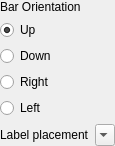
                <widget class="QWidget" name="scrollAreaWidgetContents_8">
                 <property name="geometry">
                  <rect>
                   <x>0</x>
                   <y>0</y>
                   <width>98</width>
                   <height>132</height>
                  </rect>
                 </property>
                 <layout class="QVBoxLayout" name="verticalLayout_3">
                  <property name="leftMargin">
                   <number>0</number>
                  </property>
                  <property name="topMargin">
                   <number>0</number>
                  </property>
                  <property name="rightMargin">
                   <number>0</number>
                  </property>
                  <property name="bottomMargin">
                   <number>0</number>
                  </property>
                  <item>
                   <widget class="QFrame" name="mBarOptionsFrame">
                    <property name="frameShape">
                     <enum>QFrame::NoFrame</enum>
                    </property>
                    <property name="frameShadow">
                     <enum>QFrame::Plain</enum>
                    </property>
                    <layout class="QVBoxLayout" name="verticalLayout_4">
                     <property name="leftMargin">
                      <number>0</number>
                     </property>
                     <property name="topMargin">
                      <number>0</number>
                     </property>
                     <property name="rightMargin">
                      <number>0</number>
                     </property>
                     <property name="bottomMargin">
                      <number>0</number>
                     </property>
                     <item>
                      <widget class="QLabel" name="label_5">
                       <property name="text">
                        <string>Bar Orientation</string>
                       </property>
                      </widget>
                     </item>
                     <item>
                      <widget class="QRadioButton" name="mOrientationUpButton">
                       <property name="text">
                        <string>Up</string>
                       </property>
                       <property name="checked">
                        <bool>true</bool>
                       </property>
                       <attribute name="buttonGroup">
                        <string notr="true">mOrientationButtonGroup</string>
                       </attribute>
                      </widget>
                     </item>
                     <item>
                      <widget class="QRadioButton" name="mOrientationDownButton">
                       <property name="text">
                        <string>Down</string>
                       </property>
                       <attribute name="buttonGroup">
                        <string notr="true">mOrientationButtonGroup</string>
                       </attribute>
                      </widget>
                     </item>
                     <item>
                      <widget class="QRadioButton" name="mOrientationRightButton">
                       <property name="text">
                        <string>Right</string>
                       </property>
                       <attribute name="buttonGroup">
                        <string notr="true">mOrientationButtonGroup</string>
                       </attribute>
                      </widget>
                     </item>
                     <item>
                      <widget class="QRadioButton" name="mOrientationLeftButton">
                       <property name="text">
                        <string>Left</string>
                       </property>
                       <attribute name="buttonGroup">
                        <string notr="true">mOrientationButtonGroup</string>
                       </attribute>
                      </widget>
                     </item>
                    </layout>
                   </widget>
                  </item>
                  <item>
                   <widget class="QFrame" name="mTextOptionsFrame">
                    <property name="frameShape">
                     <enum>QFrame::NoFrame</enum>
                    </property>
                    <property name="frameShadow">
                     <enum>QFrame::Plain</enum>
                    </property>
                    <layout class="QGridLayout" name="gridLayout_13">
                     <property name="leftMargin">
                      <number>0</number>
                     </property>
                     <property name="topMargin">
                      <number>0</number>
                     </property>
                     <property name="rightMargin">
                      <number>0</number>
                     </property>
                     <property name="bottomMargin">
                      <number>0</number>
                     </property>
                     <item row="0" column="0">
                      <widget class="QLabel" name="mLabelPlacementLabel">
                       <property name="visible">
                        <bool>false</bool>
                       </property>
                       <property name="toolTip">
                        <UInt>0</UInt>
                       </property>
                       <property name="text">
                        <string>Label placement</string>
                       </property>
                      </widget>
                     </item>
                     <item row="0" column="1">
                      <widget class="QComboBox" name="mLabelPlacementComboBox">
                       <property name="sizePolicy">
                        <sizepolicy hsizetype="Preferred" vsizetype="Fixed">
                         <horstretch>0</horstretch>
                         <verstretch>0</verstretch>
                        </sizepolicy>
                       </property>
                       <property name="minimumSize">
                        <size>
                         <width>20</width>
                         <height>0</height>
                        </size>
                       </property>
                       <property name="maximumSize">
                        <size>
                         <width>200</width>
                         <height>16777215</height>
                        </size>
                       </property>
                       <property name="visible">
                        <bool>false</bool>
                       </property>
                      </widget>
                     </item>
                     <item row="0" column="2">
                      <spacer name="horizontalSpacer_5">
                       <property name="orientation">
                        <enum>Qt::Horizontal</enum>
                       </property>
                       <property name="sizeHint" stdset="0">
                        <size>
                         <width>40</width>
                         <height>20</height>
                        </size>
                       </property>
                      </spacer>
                     </item>
                    </layout>
                   </widget>
                  </item>
                  <item>
                   <spacer name="verticalSpacer_6">
                    <property name="orientation">
                     <enum>Qt::Vertical</enum>
                    </property>
                    <property name="sizeHint" stdset="0">
                     <size>
                      <width>20</width>
                      <height>40</height>
                     </size>
                    </property>
                   </spacer>
                  </item>
                 </layout>
                </widget>
